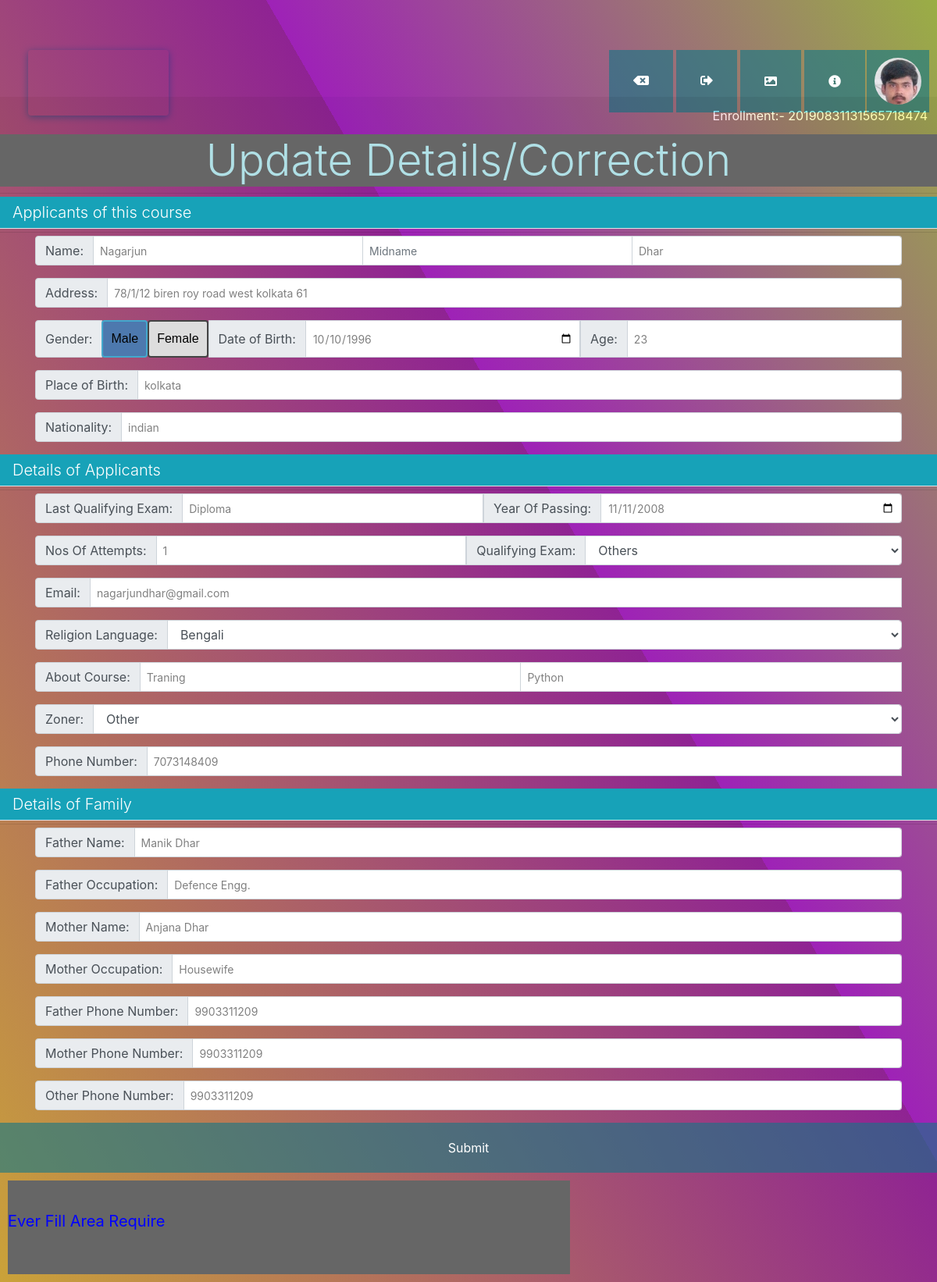
The page /edit.php (signed in) on the database its author committed.
### tables this page shows
CREATE TABLE `student` (
  `Sno` int(10) NOT NULL,
  `regno` varchar(255) NOT NULL,
  `firstname` varchar(255) NOT NULL,
  `midname` varchar(255) NOT NULL,
  `lastname` varchar(255) NOT NULL,
  `address` varchar(255) NOT NULL,
  `gender` varchar(255) NOT NULL,
  `dob` date NOT NULL,
  `placeofbirth` varchar(255) NOT NULL,
  `nationality` varchar(255) NOT NULL,
  `cage` varchar(255) NOT NULL,
  `lastexam` varchar(255) NOT NULL,
  `lastyear` date NOT NULL,
  `attempt` varchar(255) NOT NULL,
  `examqulify` varchar(255) NOT NULL,
  `email` varchar(255) NOT NULL,
  `mothertong` varchar(255) NOT NULL,
  `course` varchar(255) NOT NULL,
  `subject` varchar(255) NOT NULL,
  `zoner` varchar(255) NOT NULL,
  `phone` varchar(255) NOT NULL,
  `fname` varchar(255) NOT NULL,
  `fathersoccupation` varchar(255) NOT NULL,
  `mname` varchar(255) NOT NULL,
  `motheroccupation` varchar(255) NOT NULL,
  `fphone` varchar(255) NOT NULL,
  `mphone` varchar(255) NOT NULL,
  `ophone` varchar(255) NOT NULL,
  `time` timestamp NOT NULL DEFAULT CURRENT_TIMESTAMP ON UPDATE CURRENT_TIMESTAMP
);

### edit.php (the view, shortened to what this page needs)
   <?php
if(isset($_SESSION['reg']))
{
if(isset($_REQUEST['enroll']))
{
include 'connection.php';
$conn = new mysqli($servername, $username, $password,$dbname);
if ($conn->connect_error)
{
    die("Connection failed: " . $conn->connect_error);
}
function test_input($data)
{
  $data = trim($data);
  $data = stripslashes($data);
  $data = htmlspecialchars($data);
  return $data;
}
$regno = $_SESSION['reg'];
$firstname = $_POST["firstname"];
$midname = $_POST["midname"];
$lastname = $_POST["lastname"];
$address = $_POST["address"];
$gender = $_POST["gender"];
$dob = $_POST["dob"];
$placeofbirth = $_POST["placeofbirth"];
$nationality = $_POST["nationality"];
$age = $_POST["age"];
$lastexam = $_POST["lastexam"];
$lastyear = $_POST["lastyear"];
$attempt = $_POST["attempt"];
$examqulify = $_POST["examqulify"];
$email = $_POST["email"];
$mothertong = $_POST["mothertong"];
$course = $_POST["course"];
$subject = $_POST["subject"];
$zoner = $_POST["zoner"];
$phone = $_POST["phone"];
$fname = $_POST["fname"];
$fathersoccupation = $_POST["fathersoccupation"];
$mname = $_POST["mname"];
$motheroccupation = $_POST["motheroccupation"];
$fphone = $_POST["fphone"];
$mphone = $_POST["mphone"];
$ophone = $_POST["ophone"];
$name = $firstname.$midname." ".$lastname;
$E = "Enrollment:- ".$regno;
 $sql= "update student join login on(student.regno = login.id)set student.firstname='$firstname',student.midname='$midname',student.lastname='$lastname',student.address='$address', student.gender='$gender',student.dob='$dob',student.placeofbirth='$placeofbirth',student.nationality='$nationality',student.cage='$age',student.lastexam='$lastexam',student.lastyear='$lastyear',student.attempt='$attempt',student.examqulify='$examqulify',student.email='$email',student.mothertong='$mothertong',student.course='$course',student.subject='$subject',student.zoner='$zoner',student.phone='$phone',student.fname='$fname',student.fathersoccupation='$fathersoccupation',student.mname='$mname',student.motheroccupation='$motheroccupation',student.fphone='$fphone',student.mphone='$mphone',student.ophone='$ophone',login.name='$name',login.email='$email' WHERE regno ='$regno'";
$connv=$conn->query($sql);
 if ($connv === TRUE) {
   $alert = "Record updated successfully";
} else {
    echo "Error updating record: " . $conn->error;
}
}
elseif(isset($_SESSION['reg']))
{
include 'connection.php';
$conn = new mysqli($servername, $username, $password,$dbname);
if ($conn->connect_error)
{
    die("Connection failed: " . $conn->connect_error);
}
else
{
 $regno = $_SESSION['reg'];
$sql = "SELECT * FROM student LEFT OUTER JOIN login ON student.regno = login.id WHERE regno='$regno'";
$result = $conn->query($sql);
if( $result->num_rows > 0)
{
$row = $result->fetch_array( );
$firstname= $row['firstname'];
$midname= $row['midname'];
$lastname= $row['lastname'];
$address = $row['address'];
$dob= $row['dob'];
$placeofbirth= $row['placeofbirth'];
$nationality= $row['nationality'];
$age= $row['cage'];
$lastexam= $row['lastexam'];
$lastyear= $row['lastyear'];
$attempt= $row['attempt'];
$examqulify= $row['examqulify'];
$email= $row['email'];
$mothertong= $row['mothertong'];
$course= $row['course'];
$subject= $row['subject'];
$zoner= $row['zoner'];
$phone= $row['phone'];
$fname= $row['fname'];
$fathersoccupation= $row['fathersoccupation'];
$mname= $row['mname'];
$motheroccupation= $row['motheroccupation'];
$fphone= $row['fphone'];
$mphone= $row['mphone'];
$ophone=$row['ophone'];
$img = "uploads/".$row['data'];
}
}
}
?>
<!DOCTYPE html>
<html lang="en">
  <head>
	<link href="css/bootstrap-4.0.0.css" rel="stylesheet">
	<link rel="stylesheet" href="css/outer.css">
	<link rel="stylesheet" href="css/language.css">
	<link rel='stylesheet' href='https://cdnjs.cloudflare.com/ajax/libs/font-awesome/5.11.2/css/all.css'>
  </head>
  <body>
	  <div class=" jumbotron jumbotron-fluid text-center">
	<div class="aldv2" >
	</div>
	  <div class="scale">
	    <div class="leftrow">
  <a class="button_toggle btn-outline-light  btngrn radius fas fa-backspace" href="logdetail.php"></a>
  <a class="button_toggle btn-outline-light  btngrn radius fas fa-sign-out-alt" href="logout.php" ></a>
  <button class="button_toggle btn-outline-light  btngrn radius fas fa-image"></button>
  <button class="button_toggle btn-outline-light  btngrn radius fas fa-info-circle"></button>
  <div class="flip-button" >
  <div class="flip-button-inner" >
    <div class="flip-button-front" >
  <?php echo"<img src = '$img' class='icon' alt='upload'>"; ?>
    </div>
    <div class="flip-button-back">
      <button class="button_anim fas radius btngrn fas">
  <span id = "Account"></span>
  </button>
    </div>
  </div>
</div>
  </div>
  </div>
<div class="left"><span class = "alt"></span ><span id = "en"></span></div>
	  <header>
         <h1 class="display-4" >Update Details/Correction</h1>
      </header>
		<hr class="my-1">
		<tr> <h4 class="lead  my-sm-auto navbar nav-tabs bg-info badge-primary h1" colspan="100">Applicants of this course</h4></tr>
		<hr class="my-1">
		<div class="col-12 form-group">
		<div class= "container">
		<div class="input-group mb-3">
		<div class="input-group-prepend">
			<span class="input-group-text">Name:</span>
		</div>
		<input type="text" name="firstname" placeholder="Firstname" value="<?php echo $firstname; ?>" class="firstname form-control form-control-sm">
		<input  type="text" name="midname" placeholder="Midname" value="<?php echo $midname;?>" class="midname form-control form-control-sm" >
		<input type="text" name="lastname" placeholder="Lastname" value="<?php echo $lastname;?>" class="lastname form-control form-control-sm" >
		</div>
		<div class="input-group mb-3">
		<div class="input-group-prepend">
			<span class="input-group-text">Address:</span>
		</div>
		<input type="text" value="<?php echo $address; ?>" name="address" placeholder="Address" class="address form-control form-control-sm" >
		</div>
		<div class="input-group mb-3">
		<div class="input-group-prepend">
			<span class="input-group-text">Gender:</span>
		</div>
        <div class="radio-toolbar">
		<label for="radioMale">Male</label>
		<label for="radioFemale">Female</label>
		</div>
		<div class="input-group-prepend">
			<span class="input-group-text">Date of Birth:</span>
		</div>
		<input type="date" value="<?php echo $dob;?>" id="y-date" onchange="myFunction()" class="dob form-control form-control-sm" name = "dob">
		<div class="input-group-prepend">
			<span class="input-group-text"> Age:</span>
		</div>
		<input type="text" id="age" class="age form-control form-control-sm" name="age" placeholder="Age" value="<?php echo $age;?>">
		</div>
		<div class="input-group mb-3">
		<div class="input-group-prepend">
			<span class="input-group-text">Place of Birth:</span>
		</div>
		<input type="text" name = "placeofbirth" placeholder="Place" value="<?php echo $placeofbirth;?>" class="placeofbirth form-control form-control-sm">
		</div>
		<div class="input-group mb-3">
		<div class="input-group-prepend">
			<span class="input-group-text">Nationality:</span>
		</div>
		<input type="text" name = "nationality" placeholder="Nationality"value="<?php echo $nationality;?>" class = "nationality form-control form-control-sm">
		</div>
		</div>
		</div>
	<h4 class="lead  my-sm-auto navbar nav-tabs bg-info badge-primary h1" colspan="100">Details of Applicants</h4>
	<hr class="my-1">
	<div class="col-12 form-group">
		<div class= "container">
		<div class="input-group mb-3">
		<div class="input-group-prepend">
			<span class="input-group-text">Last Qualifying Exam:</span>
		</div>
		<input type="text" name="lastexam" placeholder="LastExam" value="<?php echo $lastexam;?>" class="lastexam form-control form-control-sm" >
		<div class="input-group-prepend">
			<span class="input-group-text">Year Of Passing:</span>
		</div>
		<input type="date" name="lastyear" placeholder="Last Year" value="<?php echo $lastyear;?>" class="lastyear form-control form-control-sm" >
		</div>
		<div class="input-group mb-3">
		<div class="input-group-prepend">
			<span class="input-group-text">Nos Of Attempts:</span>
		</div>
		<input type="text" name="attempt" placeholder="How Much Attempt" value="<?php echo $attempt;?>" class="attempt form-control form-control-sm" >
		<div class="input-group-prepend">
			<span class="input-group-text">Qualifying Exam:</span>
		</div>
		<select name = "examqulify" class= "examqulify form-control">
			<option value="Other"<?php if(isset($examqulify)) { if($examqulify=="Other"){   echo "selected ";}}?>>Others</option>
		</select>
		</div>
		<div class="input-group mb-3">
		<div class="input-group-prepend">
			<span class="input-group-text">Email:</span>
		</div>
		<input type="email" name="email" placeholder="example@email.com" class="email form-control form-control-sm" id="Eval" onchange="validateEmail()" value = "<?php echo $email;?>" >
		</div>
		<div class="input-group mb-3">
		<div class="input-group-prepend">
			<span class="input-group-text">Religion Language:</span>
		</div>
		<select name="mothertong" class="mothertong form-control" >
				<option value="Bengal"<?php if(isset($mothertong)) { if($mothertong=="Bengal"){   echo "selected ";}}?>>Bengali</option>
				</select>
		</div>
		<div class="input-group mb-3">
		<div class="input-group-prepend">
			<span class="input-group-text">About Course:</span>
		</div>
		<input type="text" name="course" value = "<?php echo $course;?>" placeholder="Course" class ="course form-control form-control-sm">
		<input type="text" name="subject" value = "<?php echo $subject;?>" placeholder="Subject" class="subject form-control form-control-sm">
		</div>
		<div class="input-group mb-3">
		<div class="input-group-prepend">
			<span class="input-group-text">Zoner:</span>
		</div>
		<select name = "zoner" class="zoner form-control" >
				<option value="Other"<?php if(isset($zoner)) { if($zoner=="Other"){   echo "selected ";}}?>>Other</option>
				</select>
		</div>
		<div class="input-group mb-3">
		<div class="input-group-prepend">
			<span class="input-group-text">Phone Number:</span>
		</div>
		<input type="text" name="phone" value = "<?php echo $phone;?>" class="phone form-control form-control-sm" placeholder = "+91----------" id="input" onchange="validateMobile()">
		</div>
		</div>
		</div>
	<h4 class="lead  my-sm-auto navbar nav-tabs bg-info badge-primary h1" colspan="100">Details of Family</h4>
	<hr class="my-1">
	<div class="col-12 form-group">
		<div class= "container">
		<div class="input-group mb-3">
		<div class="input-group-prepend">
			<span class="input-group-text">Father Name:</span>
		</div>
		<input type="text" name="fname" value = "<?php echo $fname;?>" class="fname form-control form-control-sm" placeholder="Father Name" >
		</div>
		<div class="input-group mb-3">
		<div class="input-group-prepend">
			<span class="input-group-text">Father Occupation:</span>
		</div>
		<input type="text" name="fathersoccupation" value = "<?php echo $fathersoccupation;?>" class="fathersoccupation form-control form-control-sm" placeholder="Occupation" >
	</div>
	<div class="input-group mb-3">
		<div class="input-group-prepend">
			<span class="input-group-text">Mother Name:</span>
		</div>
		<input type="text" name="mname" value = "<?php echo $mname;?>" placeholder="Mother Name" class="mname form-control form-control-sm" >
	</div>
	<div class="input-group mb-3">
		<div class="input-group-prepend">
			<span class="input-group-text">Mother Occupation:</span>
		</div>
		<input type="text" name="motheroccupation" value = "<?php echo $motheroccupation;?>" class="motheroccupation form-control form-control-sm" placeholder="Occupation" >
	</div>
	<div class="input-group mb-3">
		<div class="input-group-prepend">
			<span class="input-group-text">Father Phone Number:</span>
		</div>
		<input type="text" name="fphone" value = "<?php echo $fphone;?>" placeholder="+91----------"  class="fphone form-control form-control-sm" >
	</div>
	<div class="input-group mb-3">
		<div class="input-group-prepend">
			<span class="input-group-text">Mother Phone Number:</span>
		</div>
		<input type="text" name="mphone" value = "<?php echo $mphone;?>" placeholder="+91----------"  class= "mphone form-control form-control-sm"  >
	</div>
	<div class="input-group mb-3">
		<div class="input-group-prepend">
			<span class="input-group-text">Other Phone Number:</span>
		</div>
		<input type="text" name="ophone" value = "<?php echo $ophone;?>" placeholder="+91----------"  class="ophone form-control form-control-sm" >
	</div>
	</div>
	</div>
	<input type="Submit" class="button btn-outline-light btn-block btngrn status"value="Submit">
	<div class="aldv">
	<p id="val" >Ever Fill Area Require</p>
	</div>
    </div>
</body>
</html>
<?php
}
else
{
	header('location:loginuser.html');
}
?>

### rows shown on the page
student: login.data (picture), firstname "Nagarjun", lastname "Dhar", address "78/1/12 biren roy road west kolkata 61", dob "10/10/1996", age "23", placeofbirth "kolkata", lastexam "Diploma", lastyear "11/11/2008", attempt "1", examqulify "Others", email "nagarjundhar@gmail.com", mothertong "Bengali", course "Traning", subject "Python", zoner "Other", phone "7073148409", fname "Manik Dhar", fathersoccupation "Defence Engg.", mname "Anjana Dhar", motheroccupation "Housewife", fphone "9903311209", mphone "9903311209", ophone "9903311209"
